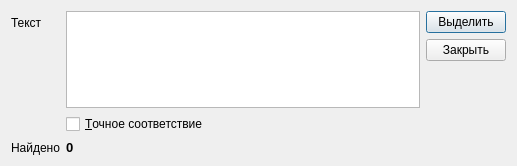
<?xml version="1.0" encoding="UTF-8"?>
<ui version="4.0">
 <class>FindDialog</class>
 <widget class="QDialog" name="FindDialog">
  <property name="geometry">
   <rect>
    <x>0</x>
    <y>0</y>
    <width>517</width>
    <height>166</height>
   </rect>
  </property>
  <property name="windowTitle">
   <string>Найти текст</string>
  </property>
  <layout class="QHBoxLayout" name="horizontalLayout">
   <item>
    <layout class="QFormLayout" name="formLayout">
     <item row="0" column="0">
      <widget class="QLabel" name="label">
       <property name="text">
        <string>Текст</string>
       </property>
      </widget>
     </item>
     <item row="2" column="0">
      <widget class="QLabel" name="label_2">
       <property name="text">
        <string>Найдено</string>
       </property>
      </widget>
     </item>
     <item row="2" column="1">
      <widget class="QLabel" name="countLabel">
       <property name="font">
        <font>
         <pointsize>10</pointsize>
         <weight>75</weight>
         <bold>true</bold>
        </font>
       </property>
       <property name="text">
        <string>0</string>
       </property>
      </widget>
     </item>
     <item row="1" column="0">
      <widget class="QLabel" name="label_3">
       <property name="text">
        <string/>
       </property>
      </widget>
     </item>
     <item row="1" column="1">
      <widget class="QCheckBox" name="exactMatch">
       <property name="text">
        <string>&amp;Точное соответствие</string>
       </property>
      </widget>
     </item>
     <item row="0" column="1">
      <widget class="QPlainTextEdit" name="textEdit">
       <property name="sizePolicy">
        <sizepolicy hsizetype="Expanding" vsizetype="Expanding">
         <horstretch>0</horstretch>
         <verstretch>0</verstretch>
        </sizepolicy>
       </property>
       <property name="verticalScrollBarPolicy">
        <enum>Qt::ScrollBarAlwaysOff</enum>
       </property>
       <property name="horizontalScrollBarPolicy">
        <enum>Qt::ScrollBarAlwaysOff</enum>
       </property>
      </widget>
     </item>
    </layout>
   </item>
   <item>
    <layout class="QVBoxLayout" name="verticalLayout">
     <item>
      <widget class="QPushButton" name="findNextButton">
       <property name="text">
        <string>Выделить</string>
       </property>
      </widget>
     </item>
     <item>
      <widget class="QPushButton" name="closeButton">
       <property name="text">
        <string>Закрыть</string>
       </property>
      </widget>
     </item>
     <item>
      <spacer name="verticalSpacer">
       <property name="orientation">
        <enum>Qt::Vertical</enum>
       </property>
       <property name="sizeHint" stdset="0">
        <size>
         <width>20</width>
         <height>40</height>
        </size>
       </property>
      </spacer>
     </item>
    </layout>
   </item>
  </layout>
 </widget>
 <tabstops>
  <tabstop>textEdit</tabstop>
  <tabstop>exactMatch</tabstop>
  <tabstop>findNextButton</tabstop>
  <tabstop>closeButton</tabstop>
 </tabstops>
 <resources/>
 <connections/>
</ui>
